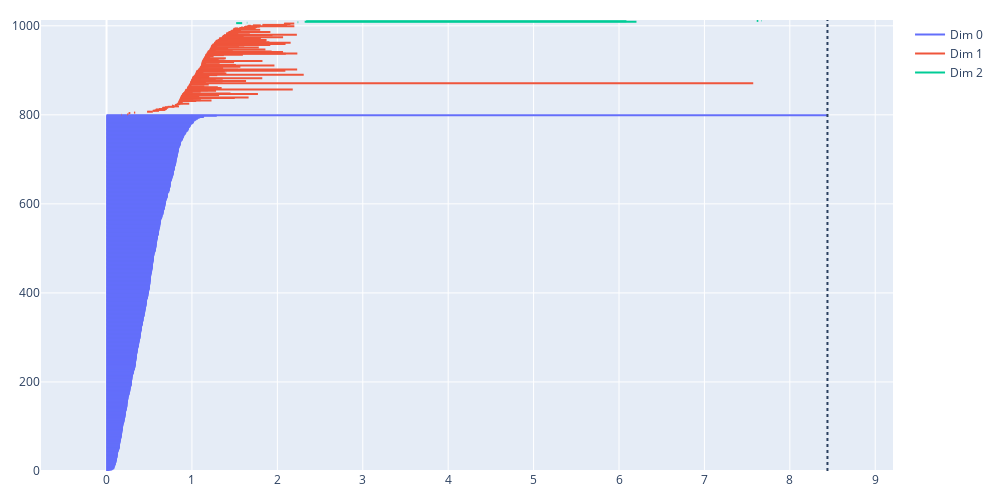

Notebook code cell kept with this figure:
### Code cell
# Barcode diagram
fig = oat.plot.barcode(homology)
fig.update_layout(
        width=1000, 
        height=500,
        margin=dict(l=20, r=20, t=20, b=20)
    )
fig.show()

### Figure 1 — Plotly figure (JSON) as saved in the notebook; plotly's stock layout.template omitted (floating-point values rounded to 4 significant figures; data arrays with more than 128 entries replaced by an {"elided": "..."} marker saying what was removed)
{"data": [{"hoverinfo": "text", "hovertext": {"elided": "2400 str values"}, "line": {"color": "#636EFA"}, "mode": "lines", "name": "Dim 0", "type": "scatter", "x": {"elided": "2400 float values"}, "y": {"elided": "2400 int values"}}, {"hoverinfo": "text", "hovertext": {"elided": "618 str values"}, "line": {"color": "#EF553B"}, "mode": "lines", "name": "Dim 1", "type": "scatter", "x": {"elided": "618 float values"}, "y": {"elided": "618 int values"}}, {"hoverinfo": "text", "hovertext": ["birth 1.51762973086323<br>death 1.587986146035286<br>homology dimension 2<br>row of dataframe 1012", "birth 1.51762973086323<br>death 1.587986146035286<br>homology dimension 2<br>row of dataframe 1012", "birth 1.51762973086323<br>death 1.587986146035286<br>homology dimension 2<br>row of dataframe 1012", "birth 1.6429850881855252<br>death 1.6476043214315752<br>homology dimension 2<br>row of dataframe 1011", "birth 1.6429850881855252<br>death 1.6476043214315752<br>homology dimension 2<br>row of dataframe 1011", "birth 1.6429850881855252<br>death 1.6476043214315752<br>homology dimension 2<br>row of dataframe 1011", "birth 2.237342173204626<br>death 2.2445043996392613<br>homology dimension 2<br>row of dataframe 1010", "birth 2.237342173204626<br>death 2.2445043996392613<br>homology dimension 2<br>row of dataframe 1010", "birth 2.237342173204626<br>death 2.2445043996392613<br>homology dimension 2<br>row of dataframe 1010", "birth 2.319784472747415<br>death 6.2046273054874135<br>homology dimension 2<br>row of dataframe 1009", "birth 2.319784472747415<br>death 6.2046273054874135<br>homology dimension 2<br>row of dataframe 1009", "birth 2.319784472747415<br>death 6.2046273054874135<br>homology dimension 2<br>row of dataframe 1009", "birth 2.337199178504049<br>death 6.0870846880916645<br>homology dimension 2<br>row of dataframe 1008", "birth 2.337199178504049<br>death 6.0870846880916645<br>homology dimension 2<br>row of dataframe 1008", "birth 2.337199178504049<br>death 6.0870846880916645<br>homology dimension 2<br>row of dataframe 1008", "birth 7.6125554185174895<br>death 7.631225327560443<br>homology dimension 2<br>row of dataframe 1007", "birth 7.6125554185174895<br>death 7.631225327560443<br>homology dimension 2<br>row of dataframe 1007", "birth 7.6125554185174895<br>death 7.631225327560443<br>homology dimension 2<br>row of dataframe 1007", "birth 7.668330978772369<br>death 7.673363017608381<br>homology dimension 2<br>row of dataframe 1006", "birth 7.668330978772369<br>death 7.673363017608381<br>homology dimension 2<br>row of dataframe 1006", "birth 7.668330978772369<br>death 7.673363017608381<br>homology dimension 2<br>row of dataframe 1006"], "line": {"color": "#00CC96"}, "mode": "lines", "name": "Dim 2", "type": "scatter", "x": [1.518, 1.588, null, 1.643, 1.648, null, 2.237, 2.245, null, 2.32, 6.205, null, 2.337, 6.087, null, 7.613, 7.631, null, 7.668, 7.673, null], "y": [1006, 1006, null, 1007, 1007, null, 1008, 1008, null, 1009, 1009, null, 1010, 1010, null, 1011, 1011, null, 1012, 1012, null]}], "layout": {"height": 500, "margin": {"b": 20, "l": 20, "r": 20, "t": 20}, "shapes": [{"line": {"dash": "dot"}, "type": "line", "x0": 8.441, "x1": 8.441, "xref": "x", "y0": 0, "y1": 1, "yref": "y domain"}], "width": 1000, "xaxis": {"range": [-0.7673, 9.208]}, "yaxis": {"range": [0, 1013]}}}
